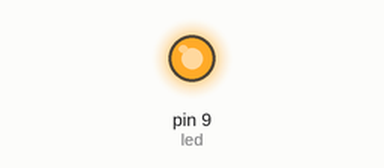
A sketch run on a simulated Arduino Uno, built with avr-gcc and run on an emulated ATmega328P. Parts: output pins drawn as LEDs (lit = HIGH).

Above: at 2.0 s.
At 4.5 s:
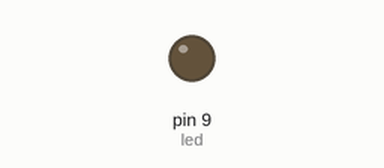
Timing chart, 0 to 6.5 s (numbered marks = the images above):
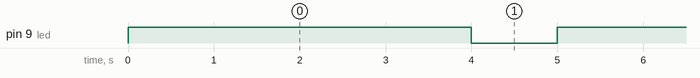

The sketch:

micro2.ino.ino
```cpp
int led=9;
void setup() {
  // put your setup code here, to run once:
pinMode(led,OUTPUT);
}

void loop() {
  // put your main code here, to run repeatedly:
digitalWrite(led,HIGH);
delay(4000);
digitalWrite(led,LOW);
delay(1000);

}
```

Measured:
- by itself, pin 9 (led): alternates HIGH for 4.0 s and LOW for 1.0 s
